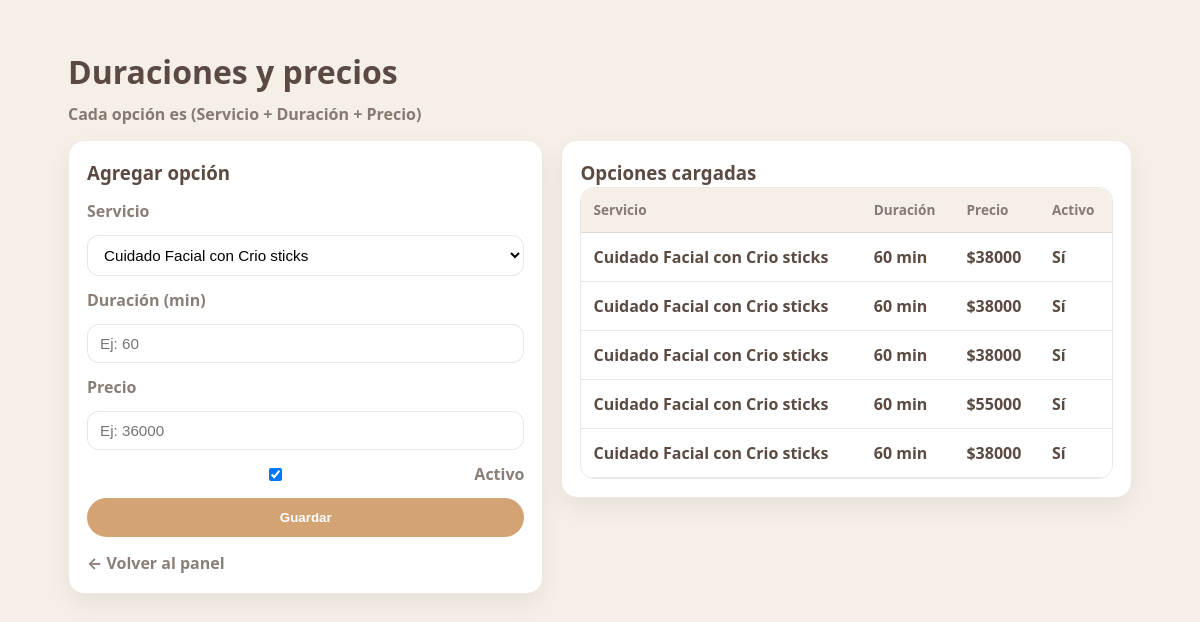
Before: /admin/opciones (signed in) with the older database file.
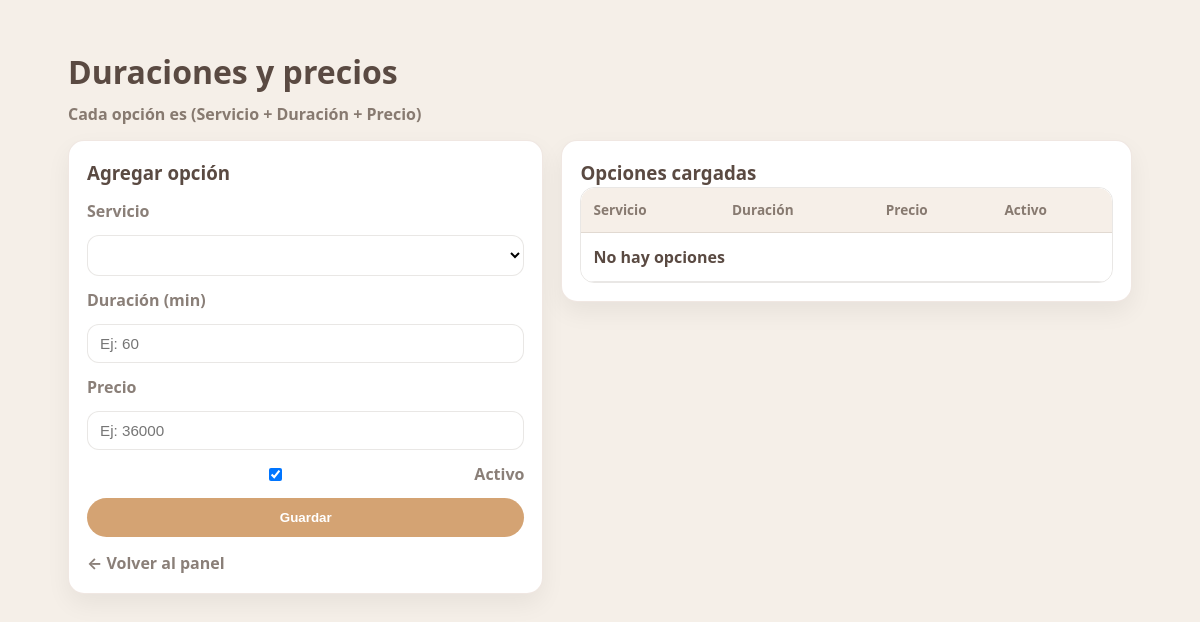
After: the same page with the newer database file.
### app.py (models this page shows)
class ServicioOpcion(db.Model):
    id = db.Column(db.Integer, primary_key=True)
    servicio_id = db.Column(db.Integer, db.ForeignKey("servicio.id"), nullable=False)
    duracion = db.Column(db.Integer, nullable=False)  # minutos
    precio = db.Column(db.Integer, nullable=False)
    activo = db.Column(db.Boolean, default=True)
    servicio = db.relationship("Servicio", backref="opciones")

class Servicio(db.Model):
    id = db.Column(db.Integer, primary_key=True)
    nombre = db.Column(db.String(120), nullable=False)
    activo = db.Column(db.Boolean, default=True)

### app.py (the view, shortened to what this page needs)
@app.route("/admin/opciones", methods=["GET", "POST"])
@admin_required
def admin_opciones():
    servicios = Servicio.query.order_by(Servicio.nombre).all()
    opciones = ServicioOpcion.query.join(Servicio).order_by(Servicio.nombre, ServicioOpcion.duracion).all()
    return render_template("admin_opciones.html", servicios=servicios, opciones=opciones)

### app.py (called while the page is built)
def admin_required(f):
    @wraps(f)
    def wrapper(*args, **kwargs):
        if not session.get("is_admin"):
            return redirect(url_for("admin_login"))
        return f(*args, **kwargs)
    return wrapper

### templates/admin_opciones.html (shortened to what this page needs)
<!DOCTYPE html>
<html lang="es">
<head>
  <link rel="stylesheet" href="/static/style.css">
</head>
<body>
  <div class="admin-container">
    <div class="page-header">
      <h1>Duraciones y precios</h1>
      <p class="subtitle">Cada opción es (Servicio + Duración + Precio)</p>
    </div>
    <div class="admin-grid">
      <div class="admin-card">
        <h3>Agregar opción</h3>
        <form method="POST">
          <label>Servicio</label>
          <select name="servicio_id" required>
            {% for s in servicios %}
              <option value="{{ s.id }}">{{ s.nombre }}</option>
            {% endfor %}
          </select>
          <label>Duración (min)</label>
          <input type="number" name="duracion" placeholder="Ej: 60" required>
          <label>Precio</label>
          <input type="number" name="precio" placeholder="Ej: 36000" required>
          <label style="display:flex; gap:10px; align-items:center;">
            <input type="checkbox" name="activo" checked>
            Activo
          </label>
          <button type="submit" class="btn-pro">Guardar</button>
        </form>
        <div style="margin-top:14px;">
          <a href="/admin">← Volver al panel</a>
        </div>
      </div>
      <div class="admin-card">
        <h3>Opciones cargadas</h3>
        <div class="table-wrap">
          <table>
            <thead>
              <tr>
                <th>Servicio</th>
                <th>Duración</th>
                <th>Precio</th>
                <th>Activo</th>
              </tr>
            </thead>
            <tbody>
              {% for o in opciones %}
                <tr>
                  <td>{{ o.servicio.nombre }}</td>
                  <td>{{ o.duracion }} min</td>
                  <td>${{ o.precio }}</td>
                  <td>{{ "Sí" if o.activo else "No" }}</td>
                </tr>
              {% else %}
                <tr><td colspan="4">No hay opciones</td></tr>
              {% endfor %}
            </tbody>
          </table>
        </div>
      </div>
    </div>
  </div>
</body>
</html>

### static/style.css (style rules this page uses)
*, *::before, *::after { box-sizing: border-box; margin: 0; padding: 0; }
:root { --bg: #faf7f4; --surface: #ffffff; --text: #5a4a42; --muted: #8b6f5a; --primary: #d4a373; --primary-2: #c2956b; --border: #e6d8cf; --ok-bg: #e6f4ea; --ok-text: #137333; --err-bg: #fdecea; --err-text: #b3261e; --shadow: 0 10px 25px rgba(0,0,0,.08); --radius: 16px; --container: 980px; }
html { font-size: 16px; }
body { font-family: system-ui, -apple-system, BlinkMacSystemFont, "Segoe UI", sans-serif; background: var(--bg); color: var(--text); line-height: 1.5; }
a { color: var(--muted); text-decoration: none; font-weight: 700; }
.page-header { margin-bottom: 14px; }
.page-header h1 { font-size: 2rem; margin-bottom: 6px; color: var(--text); }
.subtitle { color: var(--muted); font-weight: 650; }
.btn-pro { width: 100%; background: var(--primary); color: white; padding: 12px 16px; border-radius: 999px; font-weight: 900; border: none; cursor: pointer; }
form { display: grid; gap: 12px; margin-top: 12px; }
label { font-weight: 900; color: var(--muted); }
input, select { width: 100%; padding: 10px 12px; border-radius: 12px; border: 1px solid var(--border); font-size: .95rem; background: #fff; }
.admin-container { max-width: 1100px; margin: 30px auto; padding: 18px; }
.admin-grid { display: grid; grid-template-columns: 1fr 1.2fr; gap: 18px; align-items: start; }
.admin-card { background: var(--surface); border-radius: var(--radius); box-shadow: var(--shadow); padding: 18px; border: 1px solid rgba(230,216,207,.6); }
.table-wrap { overflow-x: auto; }
table { width: 100%; border-collapse: collapse; background: #fff; border-radius: 14px; overflow: hidden; }
thead th { text-align: left; padding: 12px; background: #f6efe8; border-bottom: 1px solid var(--border); font-size: .85rem; color: var(--muted); }
tbody td { padding: 12px; border-bottom: 1px solid var(--border); font-weight: 650; }
:root { --bg: #f5efe8; --card: #ffffff; --ink: #4b3a2f; --muted: rgba(75,58,47,.65); --brand: #d1a57b; --brand2: #c19469; --danger: #b3261e; --border: rgba(75,58,47,.12); --shadow: 0 10px 25px rgba(0,0,0,.06); }
.table-wrap { overflow:auto; border-radius: 14px; border: 1px solid var(--border); }

Changed rows visible on the page:
removed ServicioOpcion: servicio.nombre "Cuidado Facial con Crio sticks", duracion "60", precio "38000", activo "Sí"
removed ServicioOpcion: servicio.nombre "Cuidado Facial con Crio sticks", duracion "60", precio "38000", activo "Sí"
removed ServicioOpcion: servicio.nombre "Cuidado Facial con Crio sticks", duracion "60", precio "38000", activo "Sí"
removed ServicioOpcion: servicio.nombre "Cuidado Facial con Crio sticks", duracion "60", precio "55000", activo "Sí"
removed ServicioOpcion: servicio.nombre "Cuidado Facial con Crio sticks", duracion "60", precio "38000", activo "Sí"
Other visible differences:
form field servicio_id: "Cuidado Facial con Crio sticks" → (not shown)
text now shown: "No hay opciones"
